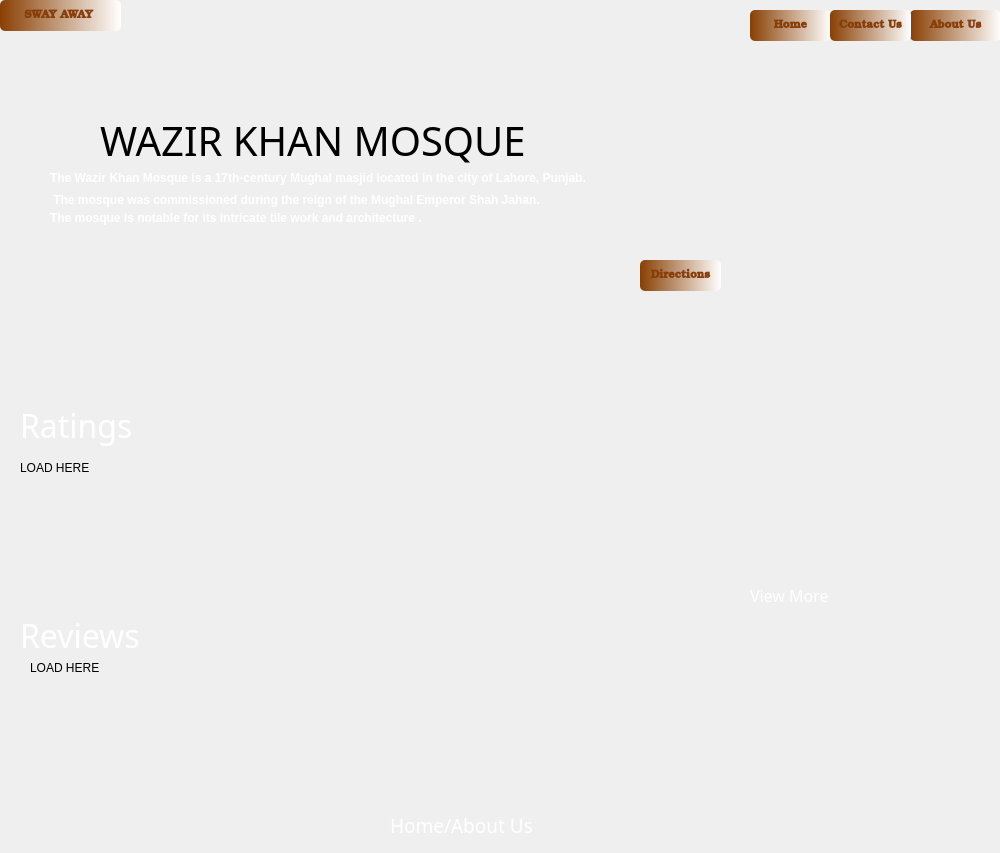
<?xml version="1.0" encoding="UTF-8"?>
<ui version="4.0">
 <class>Form</class>
 <widget class="QWidget" name="Form">
  <property name="geometry">
   <rect>
    <x>0</x>
    <y>0</y>
    <width>1000</width>
    <height>853</height>
   </rect>
  </property>
  <property name="windowTitle">
   <string>Form</string>
  </property>
  <widget class="QLabel" name="label">
   <property name="geometry">
    <rect>
     <x>-10</x>
     <y>-10</y>
     <width>1011</width>
     <height>871</height>
    </rect>
   </property>
   <property name="styleSheet">
    <string notr="true">background-image: url(:/images/download (9).jfif);</string>
   </property>
   <property name="text">
    <string/>
   </property>
  </widget>
  <widget class="QPushButton" name="pushButton">
   <property name="geometry">
    <rect>
     <x>0</x>
     <y>0</y>
     <width>121</width>
     <height>31</height>
    </rect>
   </property>
   <property name="font">
    <font>
     <family>Bookman Old Style</family>
     <pointsize>8</pointsize>
     <weight>75</weight>
     <italic>false</italic>
     <bold>true</bold>
    </font>
   </property>
   <property name="styleSheet">
    <string notr="true">QPushButton#pushButton{
 background-color: qlineargradient(spread:pad, x1:0, y1:0, x2:1, y2:0, stop:0 rgba(137, 63, 3, 255), stop:1 rgba(255, 255, 255, 255));
 color:rgba(137,63,3,255);
 border-radius:5px;
}
QPushButton#pushButton:hover{
 background-color: qlineargradient(spread:pad, x1:0, y1:0, x2:1, y2:0, stop:0 rgba(150, 63, 45, 255), stop:1 rgba(255, 255, 255, 255));
}
QPushButton#pushButton:pressed{
	padding-left:5px;
	padding-top:5px:
	background-color:rgba(140,120,111,255);
}</string>
   </property>
   <property name="text">
    <string>SWAY AWAY </string>
   </property>
  </widget>
  <widget class="QPushButton" name="pushButton_2">
   <property name="geometry">
    <rect>
     <x>750</x>
     <y>10</y>
     <width>81</width>
     <height>31</height>
    </rect>
   </property>
   <property name="font">
    <font>
     <family>Bookman Old Style</family>
     <pointsize>8</pointsize>
     <weight>75</weight>
     <italic>false</italic>
     <bold>true</bold>
    </font>
   </property>
   <property name="styleSheet">
    <string notr="true">QPushButton#pushButton_2{
 background-color: qlineargradient(spread:pad, x1:0, y1:0, x2:1, y2:0, stop:0 rgba(137, 63, 3, 255), stop:1 rgba(255, 255, 255, 255));
 color:rgba(137,63,3,255);
 border-radius:5px;
}
QPushButton#pushButton_2:hover{
 background-color: qlineargradient(spread:pad, x1:0, y1:0, x2:1, y2:0, stop:0 rgba(150, 63, 45, 255), stop:1 rgba(255, 255, 255, 255));
}
QPushButton#pushButton_2:pressed{
	padding-left:5px;
	padding-top:5px:
	background-color:rgba(140,120,111,255);
}</string>
   </property>
   <property name="text">
    <string>Home</string>
   </property>
  </widget>
  <widget class="QPushButton" name="pushButton_3">
   <property name="geometry">
    <rect>
     <x>910</x>
     <y>10</y>
     <width>91</width>
     <height>31</height>
    </rect>
   </property>
   <property name="font">
    <font>
     <family>Bookman Old Style</family>
     <pointsize>8</pointsize>
     <weight>75</weight>
     <italic>false</italic>
     <bold>true</bold>
    </font>
   </property>
   <property name="styleSheet">
    <string notr="true">QPushButton#pushButton_3{
 background-color: qlineargradient(spread:pad, x1:0, y1:0, x2:1, y2:0, stop:0 rgba(137, 63, 3, 255), stop:1 rgba(255, 255, 255, 255));
 color:rgba(137,63,3,255);
 border-radius:5px;
}
QPushButton#pushButton_3:hover{
 background-color: qlineargradient(spread:pad, x1:0, y1:0, x2:1, y2:0, stop:0 rgba(150, 63, 45, 255), stop:1 rgba(255, 255, 255, 255));
}
QPushButton#pushButton_3:pressed{
	padding-left:5px;
	padding-top:5px:
	background-color:rgba(140,120,111,255);
}</string>
   </property>
   <property name="text">
    <string>About Us</string>
   </property>
  </widget>
  <widget class="QPushButton" name="pushButton_4">
   <property name="geometry">
    <rect>
     <x>830</x>
     <y>10</y>
     <width>81</width>
     <height>31</height>
    </rect>
   </property>
   <property name="font">
    <font>
     <family>Bookman Old Style</family>
     <pointsize>8</pointsize>
     <weight>75</weight>
     <italic>false</italic>
     <bold>true</bold>
    </font>
   </property>
   <property name="styleSheet">
    <string notr="true">QPushButton#pushButton_4{
 background-color: qlineargradient(spread:pad, x1:0, y1:0, x2:1, y2:0, stop:0 rgba(137, 63, 3, 255), stop:1 rgba(255, 255, 255, 255));
 color:rgba(137,63,3,255);
 border-radius:5px;
}
QPushButton#pushButton_4:hover{
 background-color: qlineargradient(spread:pad, x1:0, y1:0, x2:1, y2:0, stop:0 rgba(150, 63, 45, 255), stop:1 rgba(255, 255, 255, 255));
}
QPushButton#pushButton_4:pressed{
	padding-left:5px;
	padding-top:5px:
	background-color:rgba(140,120,111,255);
}</string>
   </property>
   <property name="text">
    <string>Contact Us</string>
   </property>
  </widget>
  <widget class="QLabel" name="label_2">
   <property name="geometry">
    <rect>
     <x>100</x>
     <y>100</y>
     <width>531</width>
     <height>81</height>
    </rect>
   </property>
   <property name="font">
    <font>
     <family>Colonna MT</family>
     <pointsize>30</pointsize>
    </font>
   </property>
   <property name="text">
    <string>WAZIR KHAN MOSQUE</string>
   </property>
  </widget>
  <widget class="QLabel" name="label_3">
   <property name="geometry">
    <rect>
     <x>20</x>
     <y>620</y>
     <width>221</width>
     <height>31</height>
    </rect>
   </property>
   <property name="font">
    <font>
     <family>Colonna MT</family>
     <pointsize>24</pointsize>
    </font>
   </property>
   <property name="styleSheet">
    <string notr="true">color: rgb(255, 255, 255);</string>
   </property>
   <property name="text">
    <string>Reviews</string>
   </property>
  </widget>
  <widget class="QLabel" name="label_4">
   <property name="geometry">
    <rect>
     <x>20</x>
     <y>400</y>
     <width>221</width>
     <height>51</height>
    </rect>
   </property>
   <property name="font">
    <font>
     <family>Colonna MT</family>
     <pointsize>24</pointsize>
    </font>
   </property>
   <property name="styleSheet">
    <string notr="true">color: rgb(255, 255, 255);</string>
   </property>
   <property name="text">
    <string>Ratings</string>
   </property>
  </widget>
  <widget class="QLabel" name="label_5">
   <property name="geometry">
    <rect>
     <x>20</x>
     <y>460</y>
     <width>121</width>
     <height>16</height>
    </rect>
   </property>
   <property name="text">
    <string>LOAD HERE</string>
   </property>
  </widget>
  <widget class="QLabel" name="label_6">
   <property name="geometry">
    <rect>
     <x>30</x>
     <y>660</y>
     <width>121</width>
     <height>16</height>
    </rect>
   </property>
   <property name="text">
    <string>LOAD HERE</string>
   </property>
  </widget>
  <widget class="QLabel" name="label_7">
   <property name="geometry">
    <rect>
     <x>50</x>
     <y>170</y>
     <width>651</width>
     <height>16</height>
    </rect>
   </property>
   <property name="font">
    <font>
     <weight>75</weight>
     <bold>true</bold>
    </font>
   </property>
   <property name="styleSheet">
    <string notr="true">color: rgb(255, 255, 255);</string>
   </property>
   <property name="text">
    <string>The Wazir Khan Mosque is a 17th-century Mughal masjid located in the city of Lahore, Punjab.</string>
   </property>
  </widget>
  <widget class="QLabel" name="label_8">
   <property name="geometry">
    <rect>
     <x>50</x>
     <y>190</y>
     <width>771</width>
     <height>20</height>
    </rect>
   </property>
   <property name="font">
    <font>
     <weight>75</weight>
     <bold>true</bold>
    </font>
   </property>
   <property name="styleSheet">
    <string notr="true">color: rgb(255, 255, 255);</string>
   </property>
   <property name="text">
    <string> The mosque was commissioned during the reign of the Mughal Emperor Shah Jahan.</string>
   </property>
  </widget>
  <widget class="QLabel" name="label_9">
   <property name="geometry">
    <rect>
     <x>50</x>
     <y>210</y>
     <width>441</width>
     <height>16</height>
    </rect>
   </property>
   <property name="font">
    <font>
     <weight>75</weight>
     <bold>true</bold>
    </font>
   </property>
   <property name="styleSheet">
    <string notr="true">color: rgb(255, 255, 255);</string>
   </property>
   <property name="text">
    <string>The mosque is notable for its intricate tile work and architecture .</string>
   </property>
  </widget>
  <widget class="QLabel" name="label_10">
   <property name="geometry">
    <rect>
     <x>390</x>
     <y>800</y>
     <width>301</width>
     <height>51</height>
    </rect>
   </property>
   <property name="font">
    <font>
     <family>Colonna MT</family>
     <pointsize>14</pointsize>
    </font>
   </property>
   <property name="styleSheet">
    <string notr="true">color: rgb(255, 255, 255);</string>
   </property>
   <property name="text">
    <string>Home/About Us</string>
   </property>
  </widget>
  <widget class="QLabel" name="label_11">
   <property name="geometry">
    <rect>
     <x>640</x>
     <y>300</y>
     <width>321</width>
     <height>271</height>
    </rect>
   </property>
   <property name="styleSheet">
    <string notr="true">background-image: url(:/images/mapy.png);</string>
   </property>
   <property name="text">
    <string/>
   </property>
  </widget>
  <widget class="QPushButton" name="pushButton_5">
   <property name="geometry">
    <rect>
     <x>640</x>
     <y>260</y>
     <width>81</width>
     <height>31</height>
    </rect>
   </property>
   <property name="font">
    <font>
     <family>Bookman Old Style</family>
     <pointsize>8</pointsize>
     <weight>75</weight>
     <italic>false</italic>
     <bold>true</bold>
    </font>
   </property>
   <property name="styleSheet">
    <string notr="true">QPushButton#pushButton_5{
 background-color: qlineargradient(spread:pad, x1:0, y1:0, x2:1, y2:0, stop:0 rgba(137, 63, 3, 255), stop:1 rgba(255, 255, 255, 255));
 color:rgba(137,63,3,255);
 border-radius:5px;
}
QPushButton#pushButton_5:hover{
 background-color: qlineargradient(spread:pad, x1:0, y1:0, x2:1, y2:0, stop:0 rgba(150, 63, 45, 255), stop:1 rgba(255, 255, 255, 255));
}
QPushButton#pushButton_5:pressed{
	padding-left:5px;
	padding-top:5px:
	background-color:rgba(140,120,111,255);
}</string>
   </property>
   <property name="text">
    <string>Directions</string>
   </property>
  </widget>
  <widget class="QLabel" name="label_12">
   <property name="geometry">
    <rect>
     <x>750</x>
     <y>570</y>
     <width>301</width>
     <height>51</height>
    </rect>
   </property>
   <property name="font">
    <font>
     <family>Colonna MT</family>
     <pointsize>12</pointsize>
    </font>
   </property>
   <property name="styleSheet">
    <string notr="true">color: rgb(255, 255, 255);</string>
   </property>
   <property name="text">
    <string>View More</string>
   </property>
  </widget>
 </widget>
 <resources>
  <include location="picss.qrc"/>
 </resources>
 <connections/>
</ui>
